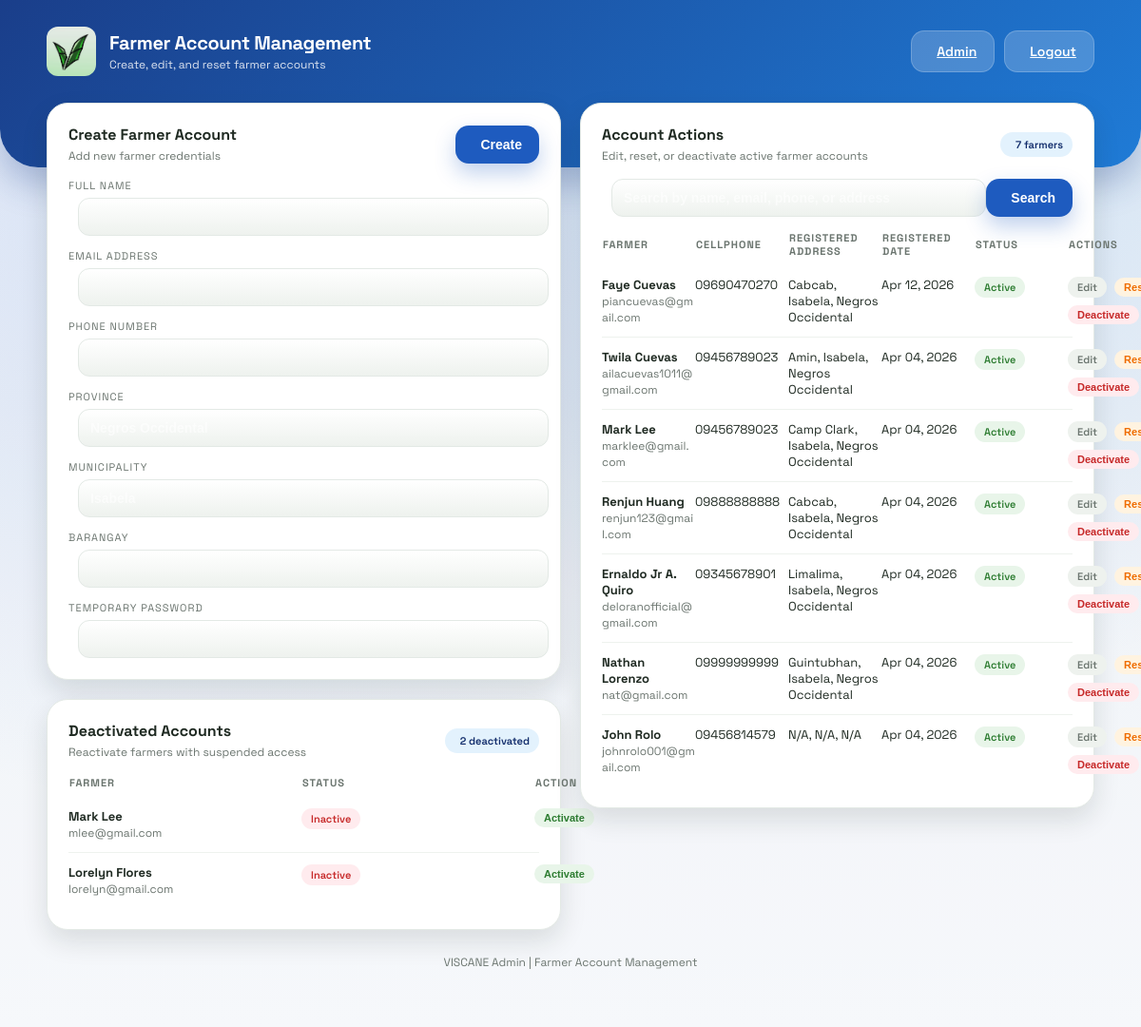
The page /admin/farmers (signed in) on the database its author committed.
### models.py (models this page shows)
class User(db.Model):
    id = db.Column(db.Integer, primary_key=True)
    fullname = db.Column(db.String(100), nullable=False)
    email = db.Column(db.String(120), unique=True, nullable=False)
    phone = db.Column(db.String(20), nullable=False)
    password = db.Column(db.String(200), nullable=False)
    created_at = db.Column(db.DateTime, default=datetime.utcnow, nullable=False)
    province = db.Column(db.String(120), nullable=True)
    municipality = db.Column(db.String(120), nullable=True)
    barangay = db.Column(db.String(120), nullable=True)
    is_active = db.Column(db.Boolean, nullable=False, default=True)
    is_archived = db.Column(db.Boolean, nullable=False, default=False)

### app.py (the view, shortened to what this page needs)
@app.route('/admin/farmers', methods=['GET', 'POST'])
@login_required
def admin_farmers():
    message = request.args.get('message')
    error = request.args.get('error')
    search = request.args.get('search', '').strip()
    users_query = User.query.filter_by(is_archived=False)
    users = users_query.order_by(User.id.desc()).all()
    active_users = [user for user in users if user.is_active]
    inactive_users = [user for user in users if not user.is_active]
    return render_template(
        'admin_farmers.html',
        users=active_users,
        inactive_users=inactive_users,
        message=message,
        error=error,
        search=search,
        current_admin=get_current_admin()
    )

### app.py (called while the page is built)
def login_required(view):
    @wraps(view)
    def wrapped(*args, **kwargs):
        admin_id = session.get('admin_id')
        if not admin_id:
            return redirect(url_for('admin_login'))
        admin = Admin.query.get(admin_id)
        if not admin or admin.is_archived:
            session.pop('admin_id', None)
            return redirect(url_for('admin_login'))
        return view(*args, **kwargs)
    return wrapped

def get_current_admin():
    admin_id = session.get('admin_id')
    if not admin_id:
        return None
    admin = Admin.query.get(admin_id)
    if not admin or admin.is_archived:
        return None
    return admin

### templates/admin_farmers.html (shortened to what this page needs)
<!DOCTYPE html>
<html lang="en">
<head>
    <link rel="stylesheet" href="{{ url_for('static', filename='style.css') }}">
</head>
<body class="admin-layout">
    <div class="dashboard-bg"></div>
    <header class="dashboard-header">
        <div class="header-content">
            <div class="brand">
                <div class="brand-icon">
                    <img src="{{ url_for('static', filename='logo.jpg') }}" alt="VISCANE Logo" style="width: 100%; height: 100%; object-fit: cover; border-radius: 12px;">
                </div>
                <div>
                    <p class="brand-title">Farmer Account Management</p>
                    <p class="brand-subtitle">Create, edit, and reset farmer accounts</p>
                </div>
            </div>
            <div class="header-actions">
                <a class="btn light" href="/admin">
                    Admin
                </a>
                <a class="btn light" href="/admin-logout">
                    Logout
                </a>
            </div>
        </div>
    </header>
    <main class="dashboard-container fade-in">
        <section class="section-grid two-col farmer-management-grid">
            <div class="farmer-management-side">
                <form class="panel" method="POST">
                    <div class="panel-header">
                        <div>
                            <h3 class="panel-title">Create Farmer Account</h3>
                            <p class="panel-subtitle">Add new farmer credentials</p>
                        </div>
                        <button class="btn primary" type="submit">
                            Create
                        </button>
                    </div>
                    <div class="stat-label">Full Name</div>
                    <input class="stat-input" type="text" name="fullname" required>
                    <div class="stat-label">Email Address</div>
                    <input class="stat-input" type="email" name="email" required>
                    <div class="stat-label">Phone Number</div>
                    <input class="stat-input" type="text" name="phone" required>
                    <div class="stat-label">Province</div>
                    <input class="stat-input" type="text" name="province" placeholder="Negros Occidental">
                    <div class="stat-label">Municipality</div>
                    <input class="stat-input" type="text" name="municipality" placeholder="Isabela">
                    <div class="stat-label">Barangay</div>
                    <input class="stat-input" type="text" name="barangay">
                    <div class="stat-label">Temporary Password</div>
                    <input class="stat-input" type="text" name="password" required>
                </form>
                <div class="panel deactivated-accounts-panel">
                    <div class="panel-header">
                        <div>
                            <h3 class="panel-title">Deactivated Accounts</h3>
                            <p class="panel-subtitle">Reactivate farmers with suspended access</p>
                        </div>
                        <span class="badge">{{ inactive_users|length }} deactivated</span>
                    </div>
                    <table class="data-table">
                        <thead>
                            <tr>
                                <th>Farmer</th>
                                <th>Status</th>
                                <th class="actions-column">Action</th>
                            </tr>
                        </thead>
                        <tbody>
                            {% if inactive_users %}
                                {% for user in inactive_users %}
                                    <tr>
                                        <td>
                                            <strong>{{ user.fullname }}</strong><br>
                                            <span class="list-meta">{{ user.email }}</span>
                                        </td>
                                        <td><span class="tag alert">Inactive</span></td>
                                        <td class="actions-cell">
                                            <form method="POST" action="/admin/farmers" class="admin-inline-form">
                                                <button class="tag success" type="submit" onclick="return confirm('Reactivate this farmer account?')">
                                                    Activate
                                                </button>
                                            </form>
                                        </td>
                                    </tr>
                                {% endfor %}
                            {% else %}
                                <tr>
                                    <td colspan="3">No deactivated farmer accounts.</td>
                                </tr>
                            {% endif %}
                        </tbody>
                    </table>
                </div>
            </div>
            <div class="panel account-actions-panel">
                <div class="panel-header">
                    <div>
                        <h3 class="panel-title">Account Actions</h3>
                        <p class="panel-subtitle">Edit, reset, or deactivate active farmer accounts</p>
                    </div>
                    <span class="badge">{{ users|length }} farmers</span>
                </div>
                <form class="admin-search-row" method="GET" action="/admin/farmers">
                    <input class="stat-input" type="text" name="search" placeholder="Search by name, email, phone, or address" value="{{ search or '' }}">
                    <button class="btn primary" type="submit">
                        Search
                    </button>
                </form>
                <table class="data-table">
                    <thead>
                        <tr>
                            <th>Farmer</th>
                            <th>Cellphone</th>
                            <th>Registered Address</th>
                            <th>Registered Date</th>
                            <th>Status</th>
                            <th class="actions-column">Actions</th>
                        </tr>
                    </thead>
                    <tbody>
                        {% if users %}
                            {% for user in users %}
                                <tr>
                                    <td>
                                        <strong>{{ user.fullname }}</strong><br>
                                        <span class="list-meta">{{ user.email }}</span>
                                    </td>
                                    <td>{{ user.phone or 'N/A' }}</td>
                                    <td>{{ user.barangay or 'N/A' }}, {{ user.municipality or 'N/A' }}, {{ user.province or 'N/A' }}</td>
                                    <td>
                                        {% if user.created_at %}
                                            {{ user.created_at.strftime('%b %d, %Y') }}
                                        {% else %}
                                            N/A
                                        {% endif %}
                                    </td>
                                    <td><span class="tag success">Active</span></td>
                                    <td class="actions-cell">
                                        <div class="admin-action-row">
                                            <div class="admin-action-pair">
                                                <a class="tag" href="/admin/farmers/{{ user.id }}/edit">Edit</a>
                                                <button
                                                    class="tag warning reset-trigger"
                                                    type="button"
                                                    data-user-id="{{ user.id }}"
                                                    data-user-name="{{ user.fullname }}"
                                                >
                                                    Reset
                                                </button>
                                            </div>
                                            <form method="POST" action="/admin/farmers" class="admin-inline-form">
                                                <button class="tag alert" type="submit" onclick="return confirm('Deactivate this farmer account?')">
                                                    Deactivate
                                                </button>
                                            </form>
                                        </div>
                                    </td>
                                </tr>
                            {% endfor %}
                        {% else %}
                            <tr>
                                <td colspan="6">No farmers registered yet.</td>
                            </tr>
                        {% endif %}
                    </tbody>
                </table>
            </div>
        </section>
        <div class="footer-link">VISCANE Admin | Farmer Account Management</div>
    </main>
</body>
</html>

### rows shown on the page
User: fullname "Mark Lee", email "mlee@gmail.com"
User: fullname "Lorelyn Flores", email "lorelyn@gmail.com"
User: fullname "Faye Cuevas", email "piancuevas@gmail.com", phone "09690470270", barangay "Cabcab", municipality "Isabela", province "Negros Occidental", created_at "Apr 12, 2026"
User: fullname "Twila Cuevas", email "ailacuevas1011@gmail.com", phone "09456789023", barangay "Amin", municipality "Isabela", province "Negros Occidental", created_at "Apr 04, 2026"
User: fullname "Mark Lee", email "marklee@gmail.com", phone "09456789023", barangay "Camp Clark", municipality "Isabela", province "Negros Occidental", created_at "Apr 04, 2026"
User: fullname "Renjun Huang", email "renjun123@gmail.com", phone "09888888888", barangay "Cabcab", municipality "Isabela", province "Negros Occidental", created_at "Apr 04, 2026"
User: fullname "Ernaldo Jr A. Quiro", email "deloranofficial@gmail.com", phone "09345678901", barangay "Limalima", municipality "Isabela", province "Negros Occidental", created_at "Apr 04, 2026"
User: fullname "Nathan Lorenzo", email "nat@gmail.com", phone "09999999999", barangay "Guintubhan", municipality "Isabela", province "Negros Occidental", created_at "Apr 04, 2026"
User: fullname "John Rolo", email "johnrolo001@gmail.com", phone "09456814579", barangay "N/A", municipality "N/A", province "N/A", created_at "Apr 04, 2026"

### other values the page prints
{{ inactive_users|length }} "2"
{{ users|length }} "7"
